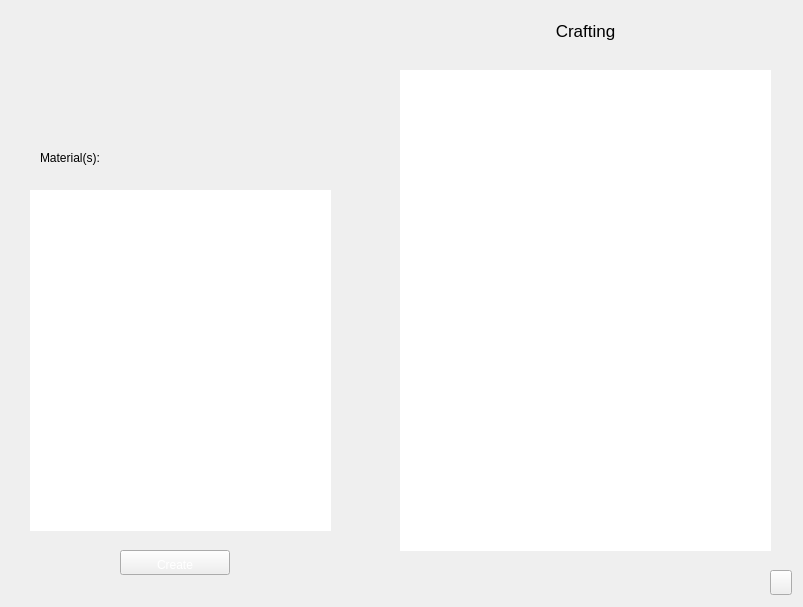
       <widget class="QWidget" name="page_crafting">
        <property name="styleSheet">
         <string notr="true">#page_crafting{background-image: url(:/CC/images/interface/player/background.jpg);}</string>
        </property>
        <widget class="QFrame" name="frameCraftingLeft">
         <property name="geometry">
          <rect>
           <x>0</x>
           <y>0</y>
           <width>355</width>
           <height>598</height>
          </rect>
         </property>
         <property name="minimumSize">
          <size>
           <width>355</width>
           <height>598</height>
          </size>
         </property>
         <property name="maximumSize">
          <size>
           <width>355</width>
           <height>598</height>
          </size>
         </property>
         <property name="styleSheet">
          <string notr="true">#frameCraftingLeft{background-image: url(:/CC/images/interface/crafting-left.png);}</string>
         </property>
         <widget class="QLabel" name="labelCraftingImage">
          <property name="geometry">
           <rect>
            <x>34</x>
            <y>28</y>
            <width>72</width>
            <height>72</height>
           </rect>
          </property>
          <property name="minimumSize">
           <size>
            <width>72</width>
            <height>72</height>
           </size>
          </property>
          <property name="maximumSize">
           <size>
            <width>72</width>
            <height>72</height>
           </size>
          </property>
         </widget>
         <widget class="QLabel" name="labelCraftingDetails">
          <property name="geometry">
           <rect>
            <x>130</x>
            <y>20</y>
            <width>181</width>
            <height>91</height>
           </rect>
          </property>
          <property name="styleSheet">
           <string notr="true">color: rgb(0, 0, 0);</string>
          </property>
          <property name="textFormat">
           <enum>Qt::RichText</enum>
          </property>
          <property name="wordWrap">
           <bool>true</bool>
          </property>
         </widget>
         <widget class="QLabel" name="label_13">
          <property name="geometry">
           <rect>
            <x>40</x>
            <y>150</y>
            <width>91</width>
            <height>16</height>
           </rect>
          </property>
          <property name="styleSheet">
           <string notr="true">color: rgb(0, 0, 0);</string>
          </property>
          <property name="text">
           <string>Material(s):</string>
          </property>
         </widget>
         <widget class="QListWidget" name="listCraftingMaterials">
          <property name="geometry">
           <rect>
            <x>30</x>
            <y>190</y>
            <width>301</width>
            <height>341</height>
           </rect>
          </property>
          <property name="styleSheet">
           <string notr="true">#listCraftingMaterials{background-image: url(:/CC/images/empty.png);
color: rgb(0, 0, 0);}</string>
          </property>
          <property name="frameShape">
           <enum>QFrame::NoFrame</enum>
          </property>
          <property name="frameShadow">
           <enum>QFrame::Plain</enum>
          </property>
          <property name="selectionMode">
           <enum>QAbstractItemView::NoSelection</enum>
          </property>
          <property name="iconSize">
           <size>
            <width>24</width>
            <height>24</height>
           </size>
          </property>
         </widget>
         <widget class="QPushButton" name="craftingUse">
          <property name="geometry">
           <rect>
            <x>120</x>
            <y>550</y>
            <width>110</width>
            <height>25</height>
           </rect>
          </property>
          <property name="minimumSize">
           <size>
            <width>110</width>
            <height>25</height>
           </size>
          </property>
          <property name="maximumSize">
           <size>
            <width>110</width>
            <height>25</height>
           </size>
          </property>
          <property name="styleSheet">
           <string notr="true">QPushButton::hover {
background-position:left center;
}
QPushButton::pressed {
background-position:left bottom;
}
QPushButton { 
background-image: url(:/CC/images/interface/button-generic.png);
border-image: url(:/CC/images/empty.png);
color: rgb(255, 255, 255);
padding-left:4px;
padding-right:4px;
padding-top:8px;
padding-bottom:3px;
}</string>
          </property>
          <property name="text">
           <string>Create</string>
          </property>
         </widget>
        </widget>
        <widget class="QFrame" name="frameCraftingRight">
         <property name="geometry">
          <rect>
           <x>360</x>
           <y>0</y>
           <width>434</width>
           <height>568</height>
          </rect>
         </property>
         <property name="minimumSize">
          <size>
           <width>434</width>
           <height>568</height>
          </size>
         </property>
         <property name="maximumSize">
          <size>
           <width>434</width>
           <height>568</height>
          </size>
         </property>
         <property name="styleSheet">
          <string notr="true">#frameCraftingRight{background-image: url(:/CC/images/interface/crafting-right.png);}</string>
         </property>
         <widget class="QListWidget" name="listCraftingList">
          <property name="geometry">
           <rect>
            <x>40</x>
            <y>70</y>
            <width>371</width>
            <height>481</height>
           </rect>
          </property>
          <property name="styleSheet">
           <string notr="true">#listCraftingList{background-image: url(:/CC/images/empty.png);
color: rgb(0, 0, 0);}</string>
          </property>
          <property name="frameShape">
           <enum>QFrame::NoFrame</enum>
          </property>
          <property name="frameShadow">
           <enum>QFrame::Plain</enum>
          </property>
          <property name="iconSize">
           <size>
            <width>48</width>
            <height>48</height>
           </size>
          </property>
         </widget>
         <widget class="QLabel" name="label_10">
          <property name="geometry">
           <rect>
            <x>100</x>
            <y>20</y>
            <width>251</width>
            <height>21</height>
           </rect>
          </property>
          <property name="font">
           <font>
            <pointsize>13</pointsize>
           </font>
          </property>
          <property name="styleSheet">
           <string notr="true">color: rgb(0, 0, 0);</string>
          </property>
          <property name="text">
           <string>Crafting</string>
          </property>
          <property name="alignment">
           <set>Qt::AlignCenter</set>
          </property>
         </widget>
        </widget>
        <widget class="QToolButton" name="toolButton_quit_crafting">
         <property name="geometry">
          <rect>
           <x>770</x>
           <y>570</y>
           <width>22</width>
           <height>25</height>
          </rect>
         </property>
         <property name="minimumSize">
          <size>
           <width>22</width>
           <height>25</height>
          </size>
         </property>
         <property name="maximumSize">
          <size>
           <width>22</width>
           <height>25</height>
          </size>
         </property>
         <property name="styleSheet">
          <string notr="true">QToolButton::hover {
background-position:left center;
}
QToolButton::pressed {
background-position:left bottom;
}
QToolButton { 
background-image: url(:/CC/images/interface/quit.png);
border-image: url(:/CC/images/empty.png);
}</string>
         </property>
        </widget>
       </widget>
